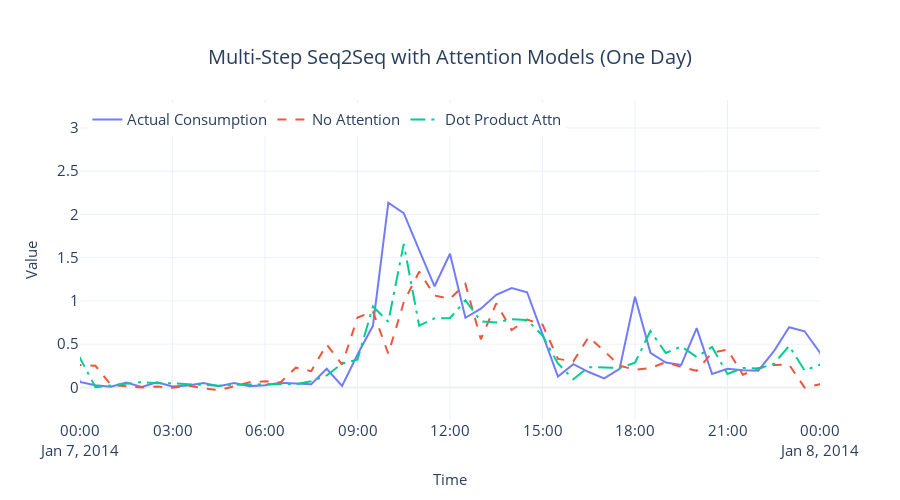

Notebook code for this chart:
### Markdown cell above
#### Plot of the attention(dot) model with no attention model, zoomed into a day

### Code cell
fig = plot_forecast(
    pred_df,
    forecast_columns=[
        "MultiStep LSTM_LSTM_teacher_forcing_1",
       'MultiStep_Seq2Seq_dot_Attn_teacher_forcing_1',
    ],
    forecast_display_names=[
        'No Attention',
        'Dot Product Attn',
    ],
)
fig = format_plot(fig, title=f"Multi-Step Seq2Seq with Attention Models (One Day)")
fig.update_xaxes(type="date", range=["2014-01-07", "2014-01-08"])
fig.update_traces(
    line=dict(dash="dash"), selector=dict(name="No Attention")
)
fig.update_traces(
    line=dict(dash="longdashdot"),
    selector=dict(name="Dot Product Attn"),
)
fig.update_layout(legend=dict(yanchor="top", y=0.99, xanchor="left", x=0.01))
fig.write_image("imgs/chapter_13/multi_step_seq2seq_w_attn.png")
fig.show()

### Figure 1 — Plotly figure (JSON) as saved in the notebook; plotly's stock layout.template omitted (floating-point values rounded to 4 significant figures; data arrays with more than 128 entries replaced by an {"elided": "..."} marker saying what was removed)
{"data": [{"line": {"color": "rgba(99,110,250,0.9)"}, "mode": "lines", "name": "Actual Consumption", "type": "scatter", "x": {"elided": "1488 str values"}, "y": {"elided": "1488 float values"}}, {"line": {"color": "rgba(239,85,59,1)", "dash": "dash"}, "mode": "lines", "name": "No Attention", "type": "scatter", "x": {"elided": "1488 str values"}, "y": {"elided": "1488 float values"}}, {"line": {"color": "rgba(0,204,150,1)", "dash": "longdashdot"}, "mode": "lines", "name": "Dot Product Attn", "type": "scatter", "x": {"elided": "1488 str values"}, "y": {"elided": "1488 float values"}}], "layout": {"autosize": false, "height": 500, "legend": {"font": {"size": 15}, "orientation": "h", "title": {}, "x": 0.01, "xanchor": "left", "y": 0.99, "yanchor": "top"}, "title": {"font": {"size": 20}, "text": "Multi-Step Seq2Seq with Attention Models (One Day)", "x": 0.5, "xanchor": "center", "yanchor": "top"}, "width": 900, "xaxis": {"range": ["2014-01-07", "2014-01-08"], "tickfont": {"size": 15}, "title": {"font": {"size": 15}, "text": "Time"}, "type": "date"}, "yaxis": {"tickfont": {"size": 15}, "title": {"font": {"size": 15}, "text": "Value"}}}}
